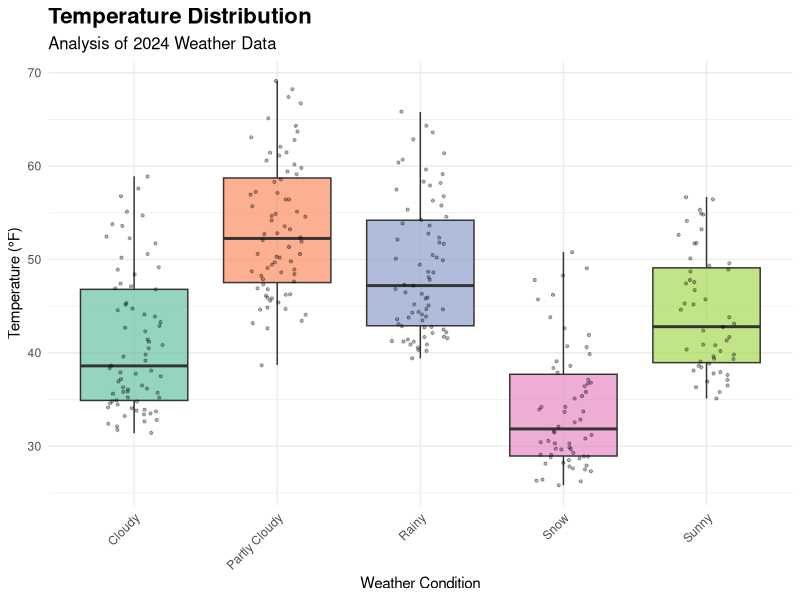

Here is the R script that generated this plot:
## ---- chunk 1
#| label: setup

library(ggplot2)
library(dplyr)
library(readr)
## ---- chunk 2
#| label: load-data

# Load the weather data
weather_data <- read_csv("weather.csv")
## ---- chunk 3
#| label: data-transformation

# Create new variables for analysis
weather_analysis <- weather_data |>
  mutate(
    # Convert date to proper date format
    date = as.Date(date),

    # Create temperature categories
    temp_category = case_when(
      temperature_f < 35 ~ "Cold",
      temperature_f >= 35 & temperature_f < 55 ~ "Cool",
      temperature_f >= 55 ~ "Warm",
      TRUE ~ NA_character_
    ),

    # Create season variable based on month
    month = format(date, "%m"),
    season = case_when(
      month %in% c("12", "01", "02") ~ "Winter",
      month %in% c("03", "04", "05") ~ "Spring",
      month %in% c("06", "07", "08") ~ "Summer",
      month %in% c("09", "10", "11") ~ "Fall",
      TRUE ~ NA_character_
    ),

    # Create high humidity indicator
    high_humidity = ifelse(humidity_pct > 75, "High", "Normal"),

    # Create precipitation category
    precip_category = case_when(
      precipitation_in == 0 ~ "None",
      precipitation_in > 0 & precipitation_in <= 0.25 ~ "Light",
      precipitation_in > 0.25 & precipitation_in <= 0.75 ~ "Moderate",
      precipitation_in > 0.75 ~ "Heavy",
      TRUE ~ NA_character_
    )
  )

# Summary of new variables
summary(weather_analysis[c("temp_category", "season", "high_humidity", "precip_category")])
## ---- chunk 4
#| label: visualization

# Create a ggplot showing temperature distribution by weather condition
weather_plot <- weather_analysis |>
  filter(!is.na(temperature_f) & !is.na(weather_condition)) |>
  ggplot(aes(x = weather_condition, y = temperature_f, fill = weather_condition)) +
  geom_boxplot(alpha = 0.7) +
  geom_jitter(width = 0.2, alpha = 0.3, size = 0.8) +
  labs(
    title = "Temperature Distribution",
    subtitle = "Analysis of 2024 Weather Data",
    x = "Weather Condition",
    y = "Temperature (°F)",
    fill = "Weather Condition"
  ) +
  theme_minimal() +
  theme(
    plot.title = element_text(size = 16, face = "bold"),
    plot.subtitle = element_text(size = 12),
    axis.text.x = element_text(angle = 45, hjust = 1),
    legend.position = "none"
  ) +
  scale_fill_brewer(type = "qual", palette = "Set2")

# Display the plot
weather_plot
